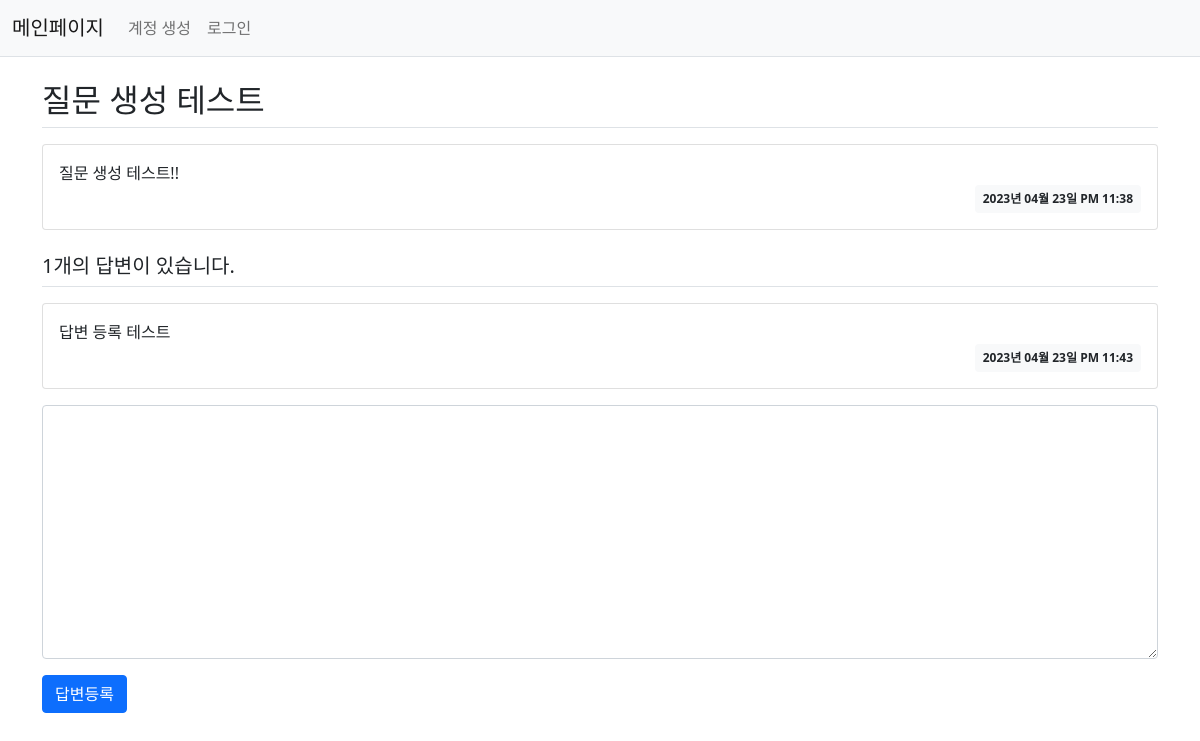
/question/detail/3/, run on the app's committed database.
### pybo/models.py (models this page shows)
class Question(db.Model):
    id = db.Column(db.Integer, primary_key=True)
    subject = db.Column(db.String(200), nullable=False)
    content = db.Column(db.Text(), nullable=False)
    create_date = db.Column(db.DateTime(), nullable=False)

class Answer(db.Model):
    id = db.Column(db.Integer, primary_key=True)
    question_id = db.Column(db.Integer, db.ForeignKey('question.id', ondelete='CASCADE'))
    question = db.relationship('Question', backref=db.backref('answer_set'))
    content = db.Column(db.Text(), nullable=False)
    create_date = db.Column(db.DateTime(), nullable=False)

### pybo/views/question_views.py (the view)
@bp.route('/detail/<int:question_id>/')
def detail(question_id):
    form = AnswerForm()
    question = Question.query.get_or_404(question_id)
    return render_template('question/question_detail.html', question=question, form=form)

### pybo/forms.py
class AnswerForm(FlaskForm):
    content = TextAreaField('내용', validators=[DataRequired('내용은 필수입력 항목입니다.')])

### pybo/filter.py (called while the page is built)
def format_datetime(value, fmt='%Y년 %m월 %d일 %p %I:%M'):
    return value.strftime(fmt)

### pybo/templates/question/question_detail.html (shortened to what this page needs)
{% extends 'base.html' %}
{% block content %}
    <div class="container my-3">
        <h2 class="border-bottom py-2">{{ question.subject }}</h2>
        <div class="card my-3">
            <div class="card-body">
                <div class="card-text" style="white-space: pre-line;">{{ question.content }}</div>
                <div class="d-flex justify-content-end">
                    <div class="badge bg-light text-dark p-2">
                        {{ question.create_date|datetime }}
                    </div>
                </div>
            </div>
        </div>
        <h5 class="border-bottom my-3 py-2">{{ question.answer_set|length }}개의 답변이 있습니다.</h5>
        {% for answer in question.answer_set %}
        <div class="card my-3">
            <div class="card-body">
                <div class="card-text" style="white-space: pre-line;">{{ answer.content }}</div>
                <div class="d-flex justify-content-end">
                    <div class="badge bg-light text-dark p-2">
                        {{ answer.create_date|datetime }}
                    </div>
                </div>
            </div>
        </div>
        {% endfor %}
        <form action="{{ url_for('answer.create', question_id=question.id) }}" method="post" class="my-3">
            <div class="mb-3">
                <textarea name="content" id="content" class="form-control" rows="10"></textarea>
            </div>
            <input type="submit" value="답변등록" class="btn btn-primary">
        </form>
    </div>
{% endblock %}

### data on the page
Question: subject "질문 생성 테스트", content "질문 생성 테스트!!", create_date "2023년 04월 23일 PM 11:38"
Answer: content "답변 등록 테스트", create_date "2023년 04월 23일 PM 11:43"

### other printed values
{{ question.answer_set|length }} "1"
